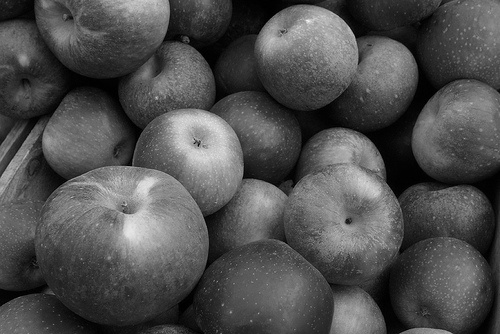
#> input picture images/Grey_image_of_apple.jpg, 500 x 334 px, found by its file name
$ python height_of_261_apple_and_vectors.py
#> lines starting #> are read from the running program, lines starting #| are printed output that depends on the picture
#!/usr/bin/env python3
# -*- coding: utf-8 -*-
"""
Created on Wed Feb 16 20:15:18 2022

@author: vijaykrishna
"""
import numpy as np
import pandas as pd
import cv2


#Loading the grey apple image
Grey_fruit1 = cv2.imread('Grey_image_of_apple.jpg')
#> Grey_fruit1 is the input picture: shape (334, 500, 3); min 0, max 244, mean 79
#printing the original dimensions of the image
print("Original dimensions of apple image : ", Grey_fruit1.shape)
#| Original dimensions of apple image :  (334, 500, 3)
std_height = 261
height = Grey_fruit1.shape[0]
#> height = 334
width = Grey_fruit1.shape[1]
#> width = 500

#let us give the resize function

def width_div9(height, width):
#> called with height = 334, width = 500
    print("Original Height :", height)
#| Original Height : 334
    print("Original width :", width)
#| Original width : 500
    aspect_ratio = round(height/width)
#> aspect_ratio = 1
    new_fruit1_height = aspect_ratio * 261
#> new_fruit1_height = 261
    print("Setting the Height fixed to :" , new_fruit1_height)
#| Setting the Height fixed to : 261


    return round(new_fruit1_height)

#function for dividing by 9
def dimension_div9(dimensions_value):
    remainder = dimensions_value % 9
    if remainder == 0:
        dimensions_value = dimensions_value
#dividing by 9
    else:
        dimensions_value = dimensions_value + (9-remainder)

    return dimensions_value

#setting the width to be divisible by 9
new_fruit1_width = width_div9(height,width)
#> new_fruit1_width = 261
new_height = std_height
#setting appropriate values to be divisible by 9
print("New Dimension divisible by 9 :" , new_height, new_fruit1_width)
#| New Dimension divisible by 9 : 261 261
Grey_fruitA = cv2.cvtColor(Grey_fruit1, cv2.COLOR_BGR2GRAY)
image_resized = cv2.resize(Grey_fruitA, dsize = (new_height, new_fruit1_width))
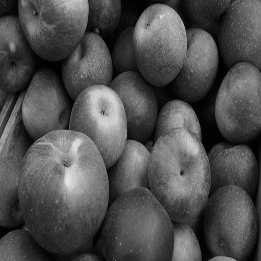
#> image_resized: shape (261, 261); min 0, max 229, mean 78.9
cv2.imwrite('Apple_height_261_resize.jpg', image_resized)


# code for generating non-overlapping block feature vectors

generate_blocks = round((new_height) * (new_fruit1_width)/81)
#> generate_blocks = 841
print(generate_blocks)
#| 841

flat_image = np.full((generate_blocks, 82), 1)
k = 0

for i in range(0 , new_height , 9):
    for j in range(0 , new_fruit1_width , 9):
        tmp = image_resized[i : i+9, j: j+9]
        print(tmp)
        flat_image[k,0:81] = tmp.flatten()
        k = k+1
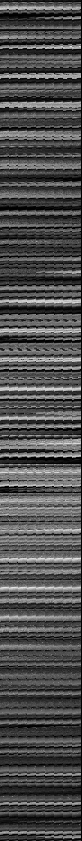
#> flat_image: shape (841, 82) int64; min 0, max 229, mean 78
#> after the loop, k = 841

feature_space = pd.DataFrame(flat_image)
#> feature_space = table of 841 rows and 82 columns
feature_space.to_csv('Image2_apple_81.csv', index=False)
